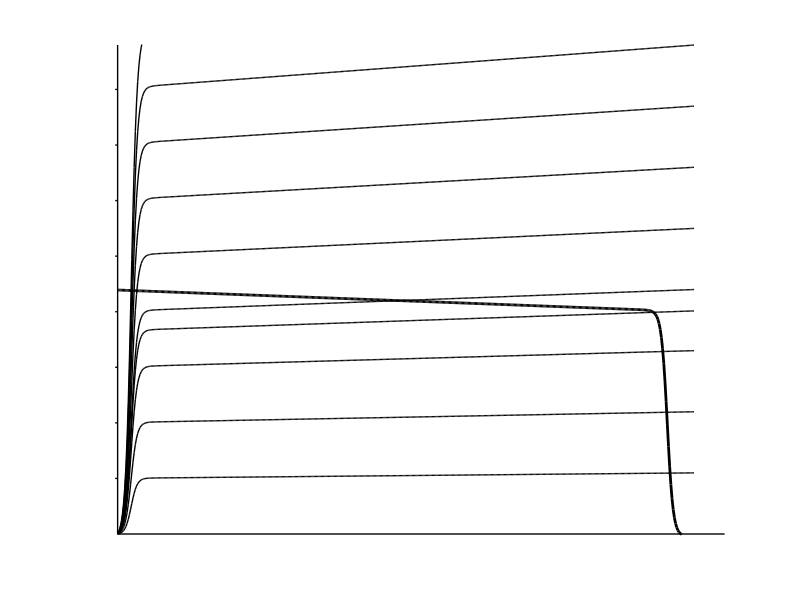
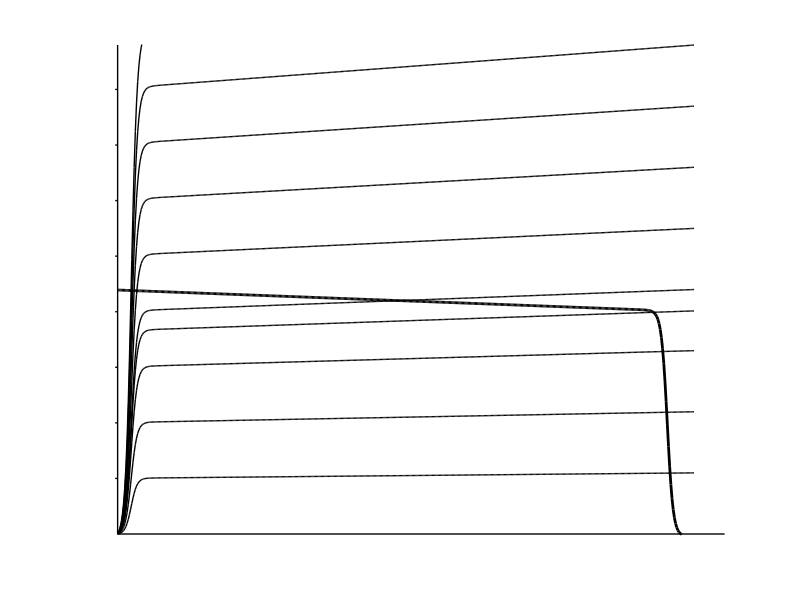

The MATLAB source for these figures, in order:
#NOTgate

clf
hold on

hFE=100;
hFC=0.01;
VT=0.025;
VA=50;
VDD=5;
aR=hFC./(1+hFC);
aF=hFE./(1+hFE);

shift=VT.* log(1./aR);


iC=@(iB,vCE) iB.*hFE.*((e.^(vCE./VT)-1./aR)./(e.^(vCE./VT)+hFE./hFC)).*(1+vCE./VA);


iB=8*10^(-6);                 
vCE=0:0.01:VDD-shift;
plot(VDD-vCE,iC(iB,vCE),"color","black","linewidth",2)

IC=iC(iB,VDD);
%axis
plot([shift,VDD+0.5],[0,0],"color","black","linewidth",1);
plot([shift,shift],[0,2*IC],"color","black","linewidth",1)

%overlapped npn

baseCurrents=[0.2,0.4,0.6,0.73,0.8,1,1.2,1.4,1.6,1.8];
for iB=baseCurrents.*10.^(-5);
vCE=shift:0.01:VDD;
plot(vCE,iC(iB,vCE),"color","black","linewidth",1)
endfor

collectorCurrents=[0.2,0.4,0.6,0.8,1,1.2,1.4,1.6,1.8,2,2.2,2.4,2.6,2.8];
for iC=collectorCurrents.*10.^(-3);
plot([shift,shift-0.02],[iC,iC],"color","black","linewidth",1)
endfor


axis([0,VDD+0.25,0,2*IC])
grid off
axis off

print -demf testNOT.emf
print -deps testNOT.eps
